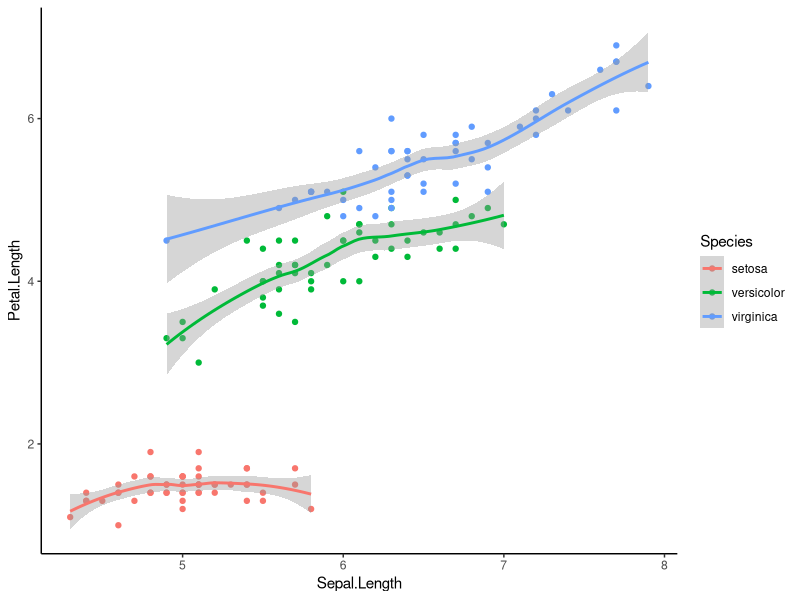
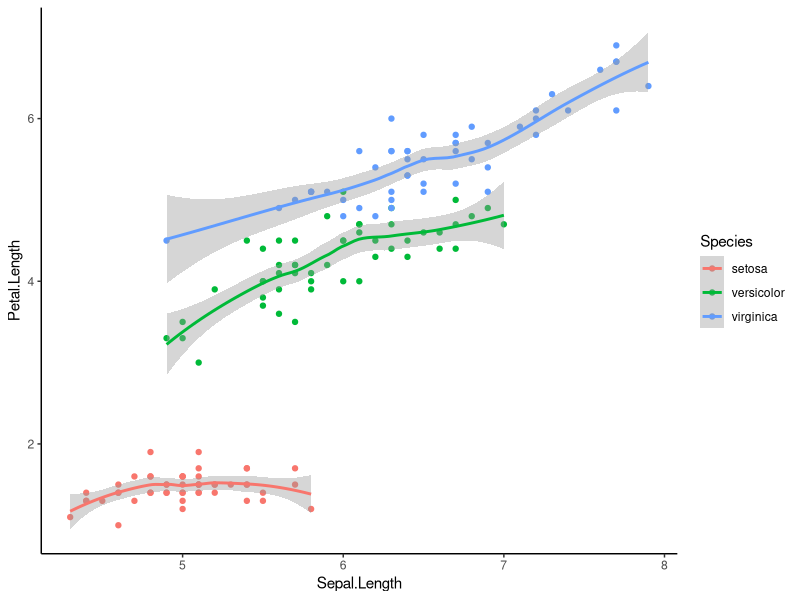
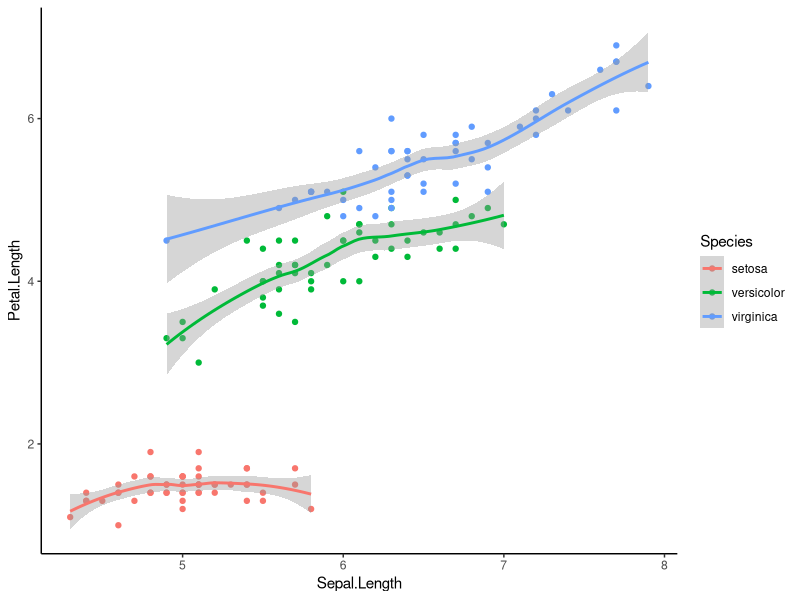
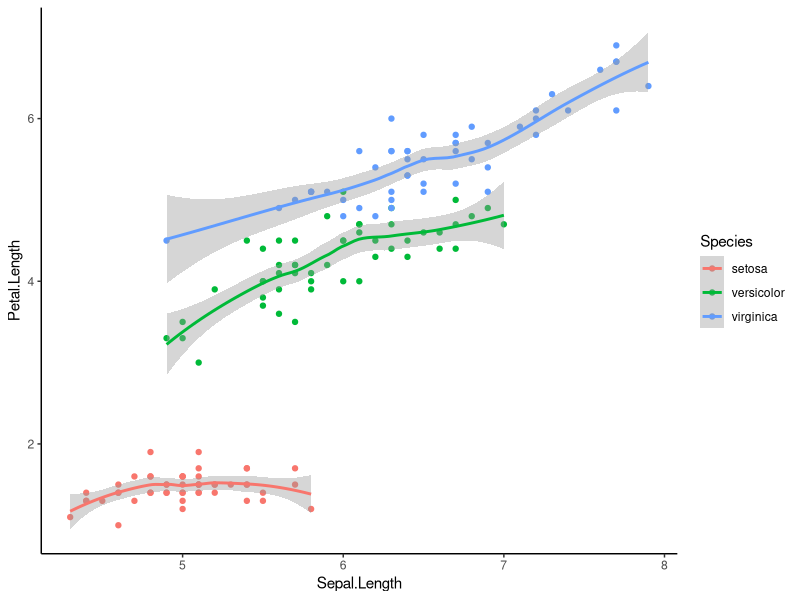

The R source for these figures, in order:
## ---- chunk 1
#| results: hide
library(tidyverse)

data(iris)

ggplot(data = iris, aes(x = Sepal.Length, 
                        y = Petal.Length, 
                        color = Species)) +
  geom_point() +
  geom_smooth() +
  theme_classic()

## ---- chunk 2
#| echo: true
#| out-height: 7in

library(tidyverse)

data(iris)

ggplot(data = iris, aes(x = Sepal.Length, 
                        y = Petal.Length, 
                        color = Species)) +
  geom_point() +
  geom_smooth() +
  theme_classic()

## ---- chunk 3
#| echo: true
#| out-height: 7in
#| code-fold: true
#| fig-cap: "(a) Sepal and Petal length differ between species"

library(tidyverse)

data(iris)

ggplot(data = iris, aes(x = Sepal.Length, 
                        y = Petal.Length, 
                        color = Species)) +
  geom_point() +
  geom_smooth() +
  theme_classic()
## ---- chunk 4
#| echo: true
#| out-height: 7in
#| code-line-numbers: "|8|9|5-7" 

library(tidyverse)

data(iris)

ggplot(data = iris, aes(x = Sepal.Length, 
                        y = Petal.Length, 
                        color = Species)) +
  geom_point() +
  geom_smooth() +
  theme_classic()
